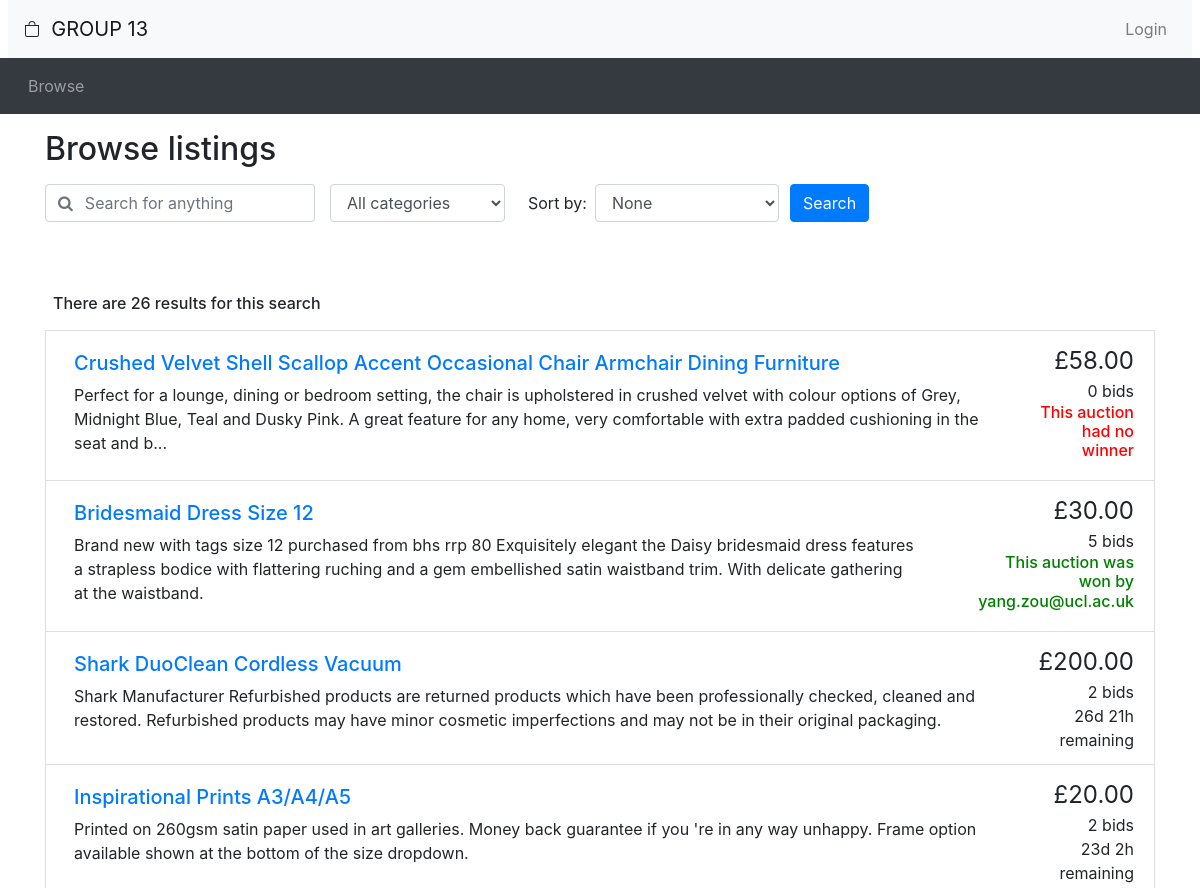
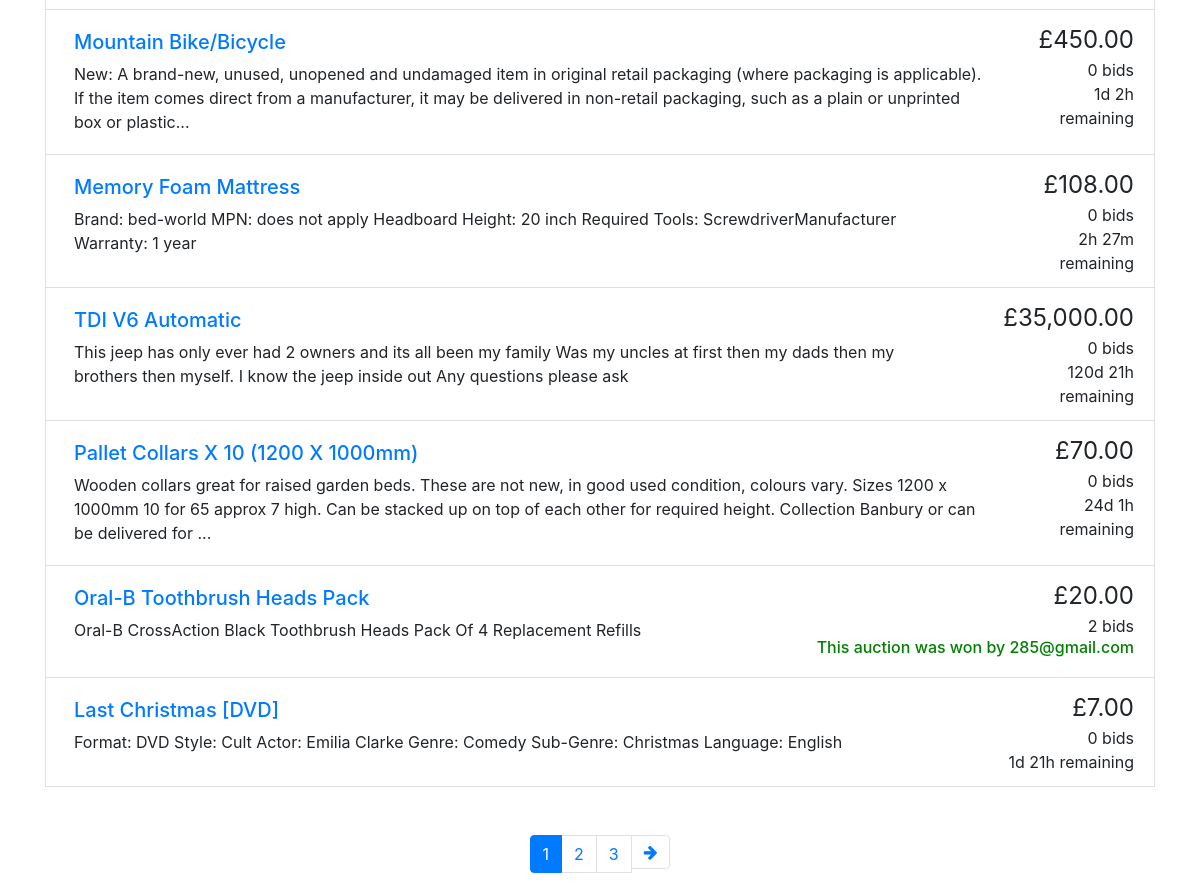
/auction/browse.php, run on the app's committed database (2 pictures, top to bottom).
### tables this page shows
CREATE TABLE IF NOT EXISTS `auction` (
  `auctionNo` int(10) UNSIGNED NOT NULL AUTO_INCREMENT,
  `auctionStatus` tinyint(1) NOT NULL DEFAULT '1',
  `category` varchar(35) NOT NULL DEFAULT 'Other',
  `title` varchar(100) NOT NULL DEFAULT 'Unnamed Auction',
  `auctionDescription` text,
  `startingPrice` int(10) UNSIGNED NOT NULL,
  `reservePrice` int(10) UNSIGNED NOT NULL DEFAULT '0',
  `increments` int(10) UNSIGNED NOT NULL DEFAULT '1',
  `startDate` datetime NOT NULL,
  `endDate` datetime NOT NULL,
  `sellerId` int(11) UNSIGNED NOT NULL,
  PRIMARY KEY (`auctionNo`),
  KEY `sellerId` (`sellerId`)
);

CREATE TABLE IF NOT EXISTS `buyer` (
  `buyerId` int(10) UNSIGNED NOT NULL AUTO_INCREMENT,
  `email` varchar(255) NOT NULL,
  `password` varchar(255) NOT NULL,
  `firstName` varchar(35) NOT NULL,
  `lastName` varchar(35) NOT NULL,
  `level` tinyint(3) UNSIGNED NOT NULL DEFAULT '0',
  PRIMARY KEY (`buyerId`),
  UNIQUE KEY `email` (`email`)
);

### auction/utilities.php (the view, shortened to what this page needs)
<?php
function display_time_remaining($interval) {
    if ($interval->days == 0 && $interval->h == 0) {
      $time_remaining = $interval->format('%im %Ss');
    }
    else if ($interval->days == 0) {
      $time_remaining = $interval->format('%hh %im');
    }
    else {
      $time_remaining = $interval->format('%ad %hh');
    }
  return $time_remaining;
}
function print_listing_li($item_id, $title, $desc, $price, $num_bids, $end_time, $auction_status)
{
  if (strlen($desc) > 250) {
    $desc_shortened = substr($desc, 0, 250) . '...';
  }
  else {
    $desc_shortened = $desc;
  }
  if ($num_bids == 1) {
    $bid = ' bid';
  }
  else {
    $bid = ' bids';
  }
  $now = new DateTime();
  if (gettype($end_time) != 'object') {$end_time = new DateTime($end_time);}
  if ($now > $end_time && $auction_status == 0 ) {
    $fetch_winner_query = "SELECT email FROM buyer WHERE buyerId = (SELECT buyerId FROM winner WHERE auctionNo = '$item_id') ";
    $fetch_winner = mysqli_fetch_row(mysqli_query($GLOBALS['connection'], $fetch_winner_query));
    if (!$fetch_winner) {
      $time_remaining = "<h6 style=\"color:red\">This auction had no winner</h6>";
    }
    else {
      $time_remaining = "<h6 style=\"color:green\">This auction was won by $fetch_winner[0]";
    }
  }
  else {
    $time_to_end = date_diff($now, $end_time);
    $time_remaining = display_time_remaining($time_to_end) . ' remaining';
  }
  echo('
    <li class="list-group-item d-flex justify-content-between">
    <div class="p-2 mr-5"><h5><a href="listing.php?item_id=' . $item_id . '">' . $title . '</a></h5>' . $desc_shortened . '</div>
    <div class="text-right "><span style="font-size: 1.5em">£' . number_format($price, 2) . '</span><br/>' . $num_bids . $bid . '<br/>' . $time_remaining . '</div>
  </li>'
  );
}
?>

### auction/browse.php (shortened to what this page needs)
<?php require("header.php")?>
<div class="container">
<h2 class="my-3">Browse listings</h2>
<div id="searchSpecs">
<form method="get" action="browse.php">
  <div class="row">
    <div class="col-md-3 pr-0">
      <div class="form-group">
	    <div class="input-group">
          <div class="input-group-prepend">
            <span class="input-group-text bg-transparent pr-0 text-muted">
              <i class="fa fa-search"></i>
            </span>
          </div>
          <input type="text" class="form-control border-left-0" id="keyword" placeholder="Search for anything" value="<?= (isset($_GET['keyword'])) ? strip_tags($_GET['keyword']) : '' ?>" name='keyword'>
        </div>
      </div>
    </div>
    <div class="col-md-2 pr-0">
      <div class="form-group">
        <select class="form-control" id="cat" name="cat">
          <option selected value="all">All categories</option>
        </select>
      </div>
    </div>
    <div class="col-md-3 pr-0">
      <div class="form-inline">
        <label class="mx-2" for="order_by">Sort by:</label>
        <select class="form-control" id="order_by" name="order_by">
          <option selected value="selected">None</option>
        </select>
      </div>
    </div>
    <div class="col-sm-1 px-0 ">
      <button type="submit" class="btn btn-primary">Search</button>
    </div>
  </div>
</form>
</div>
</div>
<div class="container mt-5">
<?php
  $query = "SELECT title, auctionNo, auctionDescription, category, endDate, bidNo, auctionStatus,
                CASE WHEN startingPrice>=max(bidAmount) OR max(bidAmount) IS NULL
                THEN startingPrice
                ELSE max(bidAmount)
                END maxJoinPrice
                FROM (SELECT title,auction.auctionNo,auctionDescription,category, endDate, createbid.bidNo, bid.bidAmount, startingPrice, auctionStatus
                      FROM (auction LEFT JOIN createbid ON createbid.auctionNo=auction.auctionNo)
                      LEFT JOIN bid ON createbid.bidNo=bid.bidNo";
  $query_cond = "";
  $order_cond = "";
  $query_cond .= ") AS comprehensive GROUP BY auctionNo";
  $query .= $query_cond;
  $query .= $order_cond;
  $result = mysqli_query($connection, $query) or die('Error connecting to SQL server.');
  $num_results = 0;
  while ($row = mysqli_fetch_assoc($result))
  {
      $num_results ++;
  }
  echo('
    <div class="p-2 mr-5"><h6>There are ' . $num_results . ' results for this search </h6>'  . '</div>');
  $results_per_page = 10;
  $max_page = ceil($num_results / $results_per_page);
  if (!isset($_GET['page']))
  {
    $curr_page = 1;
    $query_cond = " LIMIT 0,10 " ;
    $query .= $query_cond;
    $result = mysqli_query($connection, $query) or die('result.' . mysql_error());
    while ($row = mysqli_fetch_assoc($result))
    {
      $item_id = $row['auctionNo'];
      $title = $row['title'];
      $description = $row['auctionDescription'];
      $current_price = $row['maxJoinPrice'];
      $auction_status = $row['auctionStatus'];
      $bid_num_query = "SELECT COUNT(bidNo) FROM createbid WHERE auctionNo='$item_id'";
      $bid_num_result = mysqli_query($connection, $bid_num_query) or die('result.' . mysql_error());
      $bid_num_row = mysqli_fetch_assoc($bid_num_result);
      $num_bids = $bid_num_row['COUNT(bidNo)'];
      $end_date = $row['endDate'];
      print_listing_li($item_id, $title, $description, $current_price, $num_bids, $end_date, $auction_status);
    }
  }
?>
<nav aria-label="Search results pages" class="mt-5">
  <ul class="pagination justify-content-center">
<?php
  $querystring = "";
  $high_page_boost = max(3 - $curr_page, 0);
  $low_page_boost = max(2 - ($max_page - $curr_page), 0);
  $low_page = max(1, $curr_page - 2 - $low_page_boost);
  $high_page = min($max_page, $curr_page + 2 + $high_page_boost);
if ($num_results)
{
  for ($i = $low_page; $i <= $high_page; $i++) {
    if ($i == $curr_page) {
      echo('
    <li class="page-item active">');
    }
    else {
      echo('
    <li class="page-item">');
    }
    echo('
      <a class="page-link" href="browse.php?' . $querystring . 'page=' . $i . '">' . $i . '</a>
    </li>');
  }
  if ($curr_page != $max_page) {
    echo('
    <li class="page-item">
      <a class="page-link" href="browse.php?' . $querystring . 'page=' . ($curr_page + 1) . '" aria-label="Next">
        <span aria-hidden="true"><i class="fa fa-arrow-right"></i></span>
        <span class="sr-only">Next</span>
      </a>
    </li>');
  }
}
?>
  </ul>
</nav>
</div>
<?php include_once("footer.php")?>

### data on the page
auction: title "Crushed Velvet Shell Scallop Accent Occasional Chair Armchair Dining Furniture", auctionDescription "Perfect for a lounge, dining or bedroom setting, the chair is upholstered in crushed velvet with colour options of Grey, Midnight Blue, Teal and Dusky Pink. A great feature for any home, very comfortable with extra padded cushioning in the seat and b...", price "58.00", num_bids "0", bid "bids", shows "This auction had no winner"
auction: title "Bridesmaid Dress Size 12", auctionDescription "Brand new with tags size 12 purchased from bhs rrp 80 Exquisitely elegant the Daisy bridesmaid dress features a strapless bodice with flattering ruching and a gem embellished satin waistband trim. With delicate gathering at the waistband.", price "30.00", num_bids "5", bid "bids", buyer.email "yang.zou@ucl.ac.uk"
auction: title "Shark DuoClean Cordless Vacuum", auctionDescription "Shark Manufacturer Refurbished products are returned products which have been professionally checked, cleaned and restored. Refurbished products may have minor cosmetic imperfections and may not be in their original packaging.", price "200.00", num_bids "2", bid "bids", endDate "26d 21h remaining"
auction: title "Inspirational Prints A3/A4/A5", auctionDescription "Printed on 260gsm satin paper used in art galleries. Money back guarantee if you 're in any way unhappy. Frame option available shown at the bottom of the size dropdown.", price "20.00", num_bids "2", bid "bids", endDate "23d 2h remaining"
auction: title "Mountain Bike/Bicycle", auctionDescription "New: A brand-new, unused, unopened and undamaged item in original retail packaging (where packaging is applicable). If the item comes direct from a manufacturer, it may be delivered in non-retail packaging, such as a plain or unprinted box or plastic...", price "450.00", num_bids "0", bid "bids", endDate "1d 2h remaining"
auction: title "Memory Foam Mattress", auctionDescription "Brand: bed-world MPN: does not apply Headboard Height: 20 inch Required Tools: ScrewdriverManufacturer Warranty: 1 year", price "108.00", num_bids "0", bid "bids", endDate "2h 27m remaining"
auction: title "TDI V6 Automatic", auctionDescription "This jeep has only ever had 2 owners and its all been my family Was my uncles at first then my dads then my brothers then myself. I know the jeep inside out Any questions please ask", price "35,000.00", num_bids "0", bid "bids", endDate "120d 21h remaining"
auction: title "Pallet Collars X 10 (1200 X 1000mm)", auctionDescription "Wooden collars great for raised garden beds. These are not new, in good used condition, colours vary. Sizes 1200 x 1000mm 10 for 65 approx 7 high. Can be stacked up on top of each other for required height. Collection Banbury or can be delivered for ...", price "70.00", num_bids "0", bid "bids", endDate "24d 1h remaining"
auction: title "Oral-B Toothbrush Heads Pack", auctionDescription "Oral-B CrossAction Black Toothbrush Heads Pack Of 4 Replacement Refills", price "20.00", num_bids "2", bid "bids", buyer.email "285@gmail.com"
auction: title "Last Christmas [DVD]", auctionDescription "Format: DVD Style: Cult Actor: Emilia Clarke Genre: Comedy Sub-Genre: Christmas Language: English", price "7.00", num_bids "0", bid "bids", endDate "1d 21h remaining"

### other printed values
$num_results "26"
